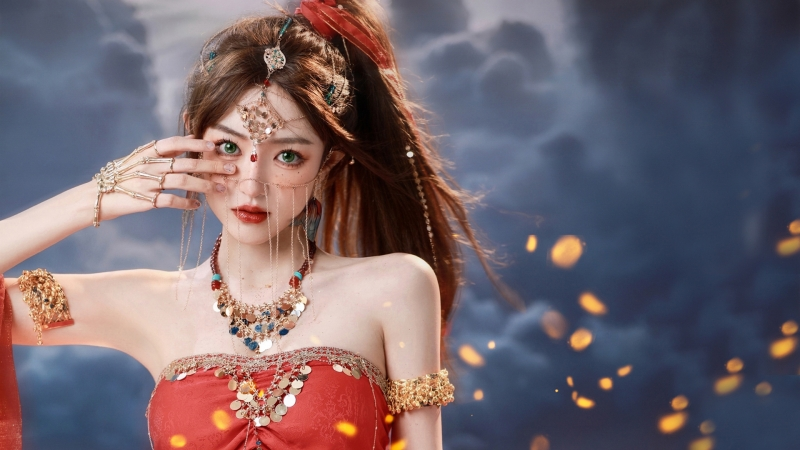
#> input picture python_Pillow_图像/images/boy.jpg, 800 x 450 px
$ python '08_翻转和旋转图像.py'
#> lines starting #> are read from the running program, lines starting #| are printed output that depends on the picture
# !/usr/bin/python3
# _*_ coding:utf-8 _*_
#
# Copyright (C) 2023 - 2023 pgl, Inc. All Rights Reserved
#
# @Time    : 2023/6/7 15:36
# @Author  : pgl
# @File    : 08_翻转和旋转图像.py
# @IDE     : PyCharm


'''
 Image.FLIP_LEFT_RIGHT – 用于水平翻转图像
Image.FLIP_TOP_BOTTOM – 用于垂直翻转图像。
Image.ROTATE_90 – 通过指定的度数旋转图像。
'''

# 导入所需的图像模块
from PIL import Image

if __name__ == "__main__":

    # 打开一个已经存在的图像
    imageObject = Image.open("images/boy.jpg")
#> imageObject is the input picture: PIL image 800x450 RGB; mean R, G, B 114.7, 100.2, 108.1
    # ============ 水平翻转=================
    # 做一个左右翻转的动作 (水平翻转)
    hori_flippedImage = imageObject.transpose(Image.FLIP_LEFT_RIGHT)
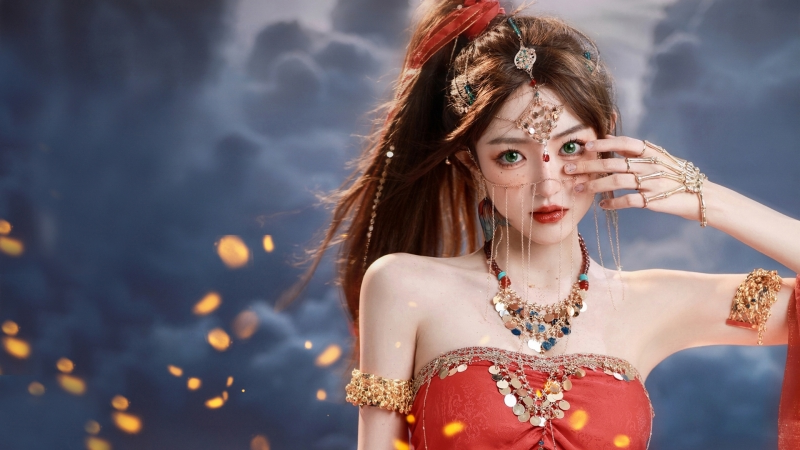
#> hori_flippedImage: PIL image 800x450 RGB; mean R, G, B 114.7, 100.2, 108.1
    # 显示原始图像
    imageObject.show()
    # 显示水平翻转后的图像
    hori_flippedImage.show()

    # ================垂直翻转===============
    Vert_flippedImage = imageObject.transpose(Image.FLIP_TOP_BOTTOM)
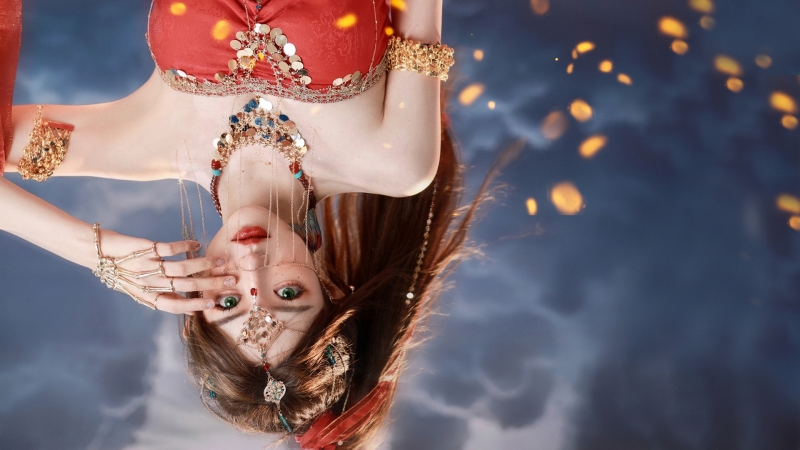
#> Vert_flippedImage: PIL image 800x450 RGB; mean R, G, B 114.7, 100.2, 108.1
    # 显示垂直翻转的图像
    Vert_flippedImage.show()

    # ===========将图像旋转到一个特定的程度===========
    degree_flippedImage = imageObject.transpose(Image.ROTATE_90)
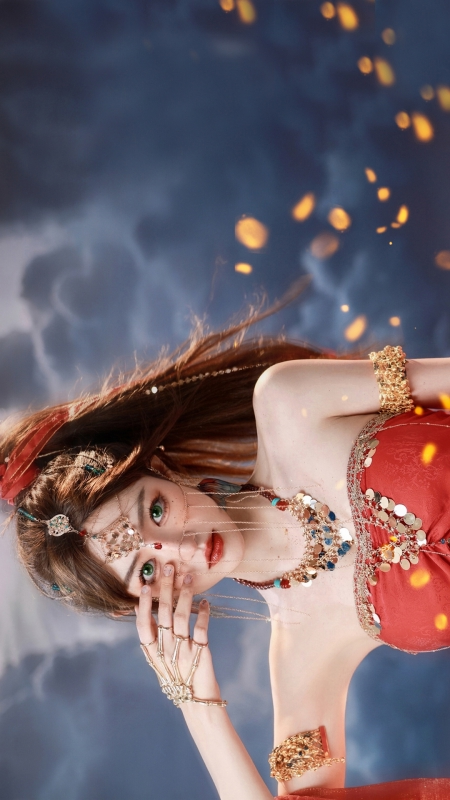
#> degree_flippedImage: PIL image 450x800 RGB; mean R, G, B 114.7, 100.2, 108.1
    # 显示90度翻转的图像
    degree_flippedImage.show()

$ run again, with python_Pillow_图像/images/1.jpg copied over python_Pillow_图像/images/boy.jpg
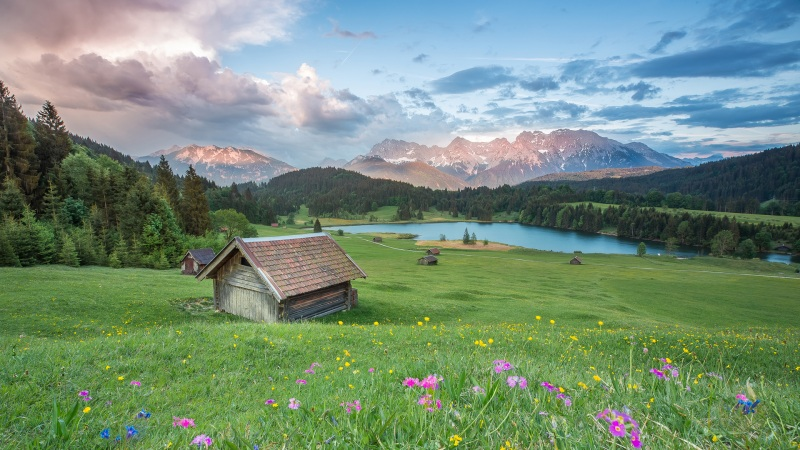
#> input picture python_Pillow_图像/images/1.jpg, 800 x 450 px
#> imageObject is the input picture: PIL image 800x450 RGB; mean R, G, B 117.3, 141.5, 120.5
#> `Vert_flippedImage = imageObject.transpose(Image.FLIP_TOP_BOTTOM)`:
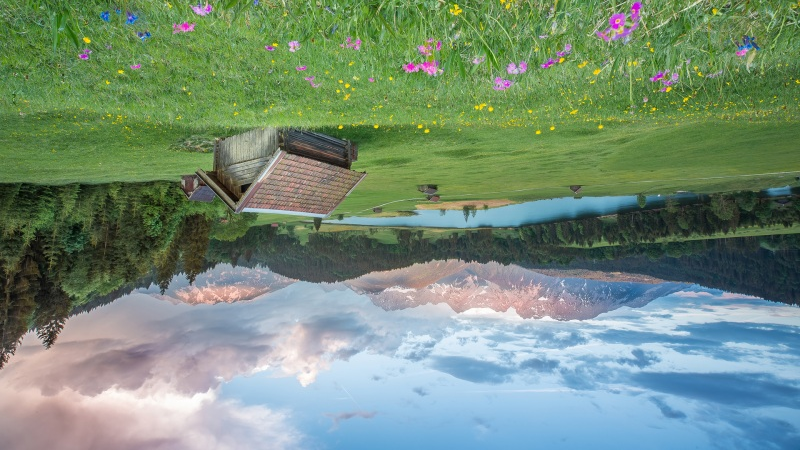
#> Vert_flippedImage: PIL image 800x450 RGB; mean R, G, B 117.3, 141.5, 120.5
#> `degree_flippedImage = imageObject.transpose(Image.ROTATE_90)`:
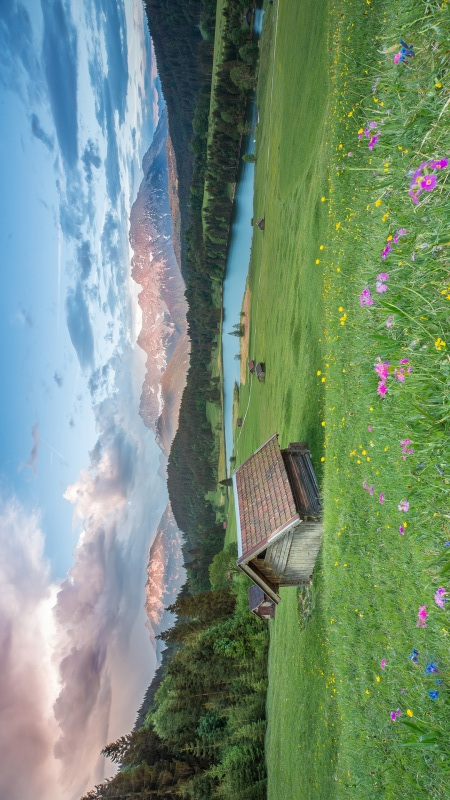
#> degree_flippedImage: PIL image 450x800 RGB; mean R, G, B 117.3, 141.5, 120.5

$ run again, with python_Pillow_图像/images/cat.jpg copied over python_Pillow_图像/images/boy.jpg
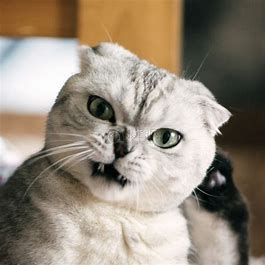
#> input picture python_Pillow_图像/images/cat.jpg, 265 x 265 px
#> imageObject is the input picture: PIL image 265x265 RGB; mean R, G, B 149.5, 138, 123.3
#> `Vert_flippedImage = imageObject.transpose(Image.FLIP_TOP_BOTTOM)`:
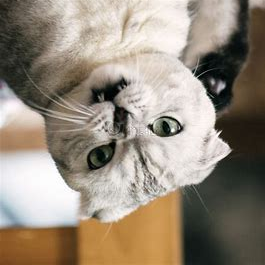
#> Vert_flippedImage: PIL image 265x265 RGB; mean R, G, B 149.5, 138, 123.3
#> `degree_flippedImage = imageObject.transpose(Image.ROTATE_90)`:
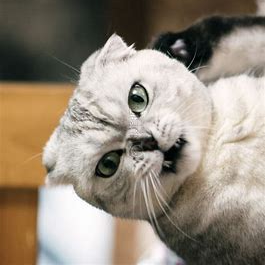
#> degree_flippedImage: PIL image 265x265 RGB; mean R, G, B 149.5, 138, 123.3
